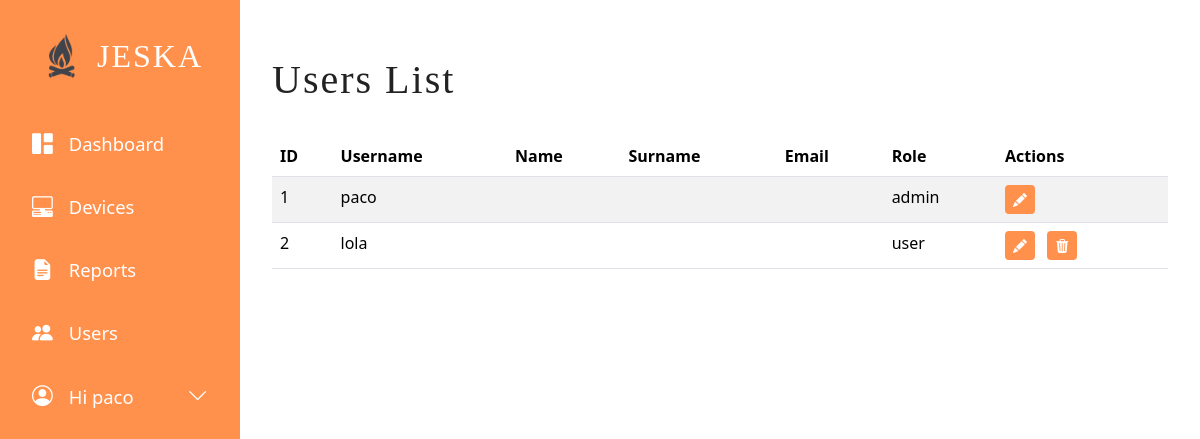
The app's page /auth/users (signed in) with its own data.
### tables this page shows
CREATE TABLE users (
  id INTEGER PRIMARY KEY AUTOINCREMENT,
  username VARCHAR NOT NULL UNIQUE,
  password VARCHAR NOT NULL,
  name VARCHAR,
  surname VARCHAR,
  email VARCHAR,
  role VARCHAR,
  created_at TIMESTAMP NOT NULL DEFAULT CURRENT_TIMESTAMP
);

### jeska/models/auth.py (the view)
@bp.route('/users')
@login_required
@admin_required
def list_users():
    db = get_db()
    users = db.execute('SELECT id, username, name, surname, email, role FROM users').fetchall()
    return render_template('auth/users.html', users=users)

### jeska/models/auth.py (called while the page is built)
@bp.before_app_request
def load_logged_in_user():
    user_id = session.get('user_id')
    if user_id is None:
        g.user = None
    else:
        g.user = get_db().execute(
            'SELECT * FROM users WHERE id = ?', (user_id,)
        ).fetchone()

def login_required(view):
    @functools.wraps(view)
    def wrapped_view(**kwargs):
        if g.user is None:
            return redirect(url_for('auth.login'))
        return view(**kwargs)
    return wrapped_view

def admin_required(view):
    @functools.wraps(view)
    def wrapped_view(**kwargs):
        if g.user is None or g.user['role'] != 'admin':
            flash('You do not have permission to access this page.')
            return redirect(url_for('index'))
        return view(**kwargs)
    return wrapped_view

### jeska/models/db.py (called while the page is built)
def get_db():
    if 'db' not in g:
        g.db = sqlite3.connect(
            current_app.config['DATABASE'],
            detect_types=sqlite3.PARSE_DECLTYPES
        )
        g.db.row_factory = sqlite3.Row
    return g.db

### jeska/templates/auth/users.html (shortened to what this page needs)
{% extends 'base.html' %}
{% block header %}
  <h1>{% block title %}Users List{% endblock %}</h1>
{% endblock %}
{% block content %}
  <div class="table-responsive">
    <table class="table table-striped table-hover">
      <thead>
        <tr>
          <th>ID</th>
          <th>Username</th>
          <th>Name</th>
          <th>Surname</th>
          <th>Email</th>
          <th>Role</th>
          <th>Actions</th>
        </tr>
      </thead>
      <tbody>
        {% for user in users %}
          <tr>
            <td>{{ user['id'] }}</td>
            <td>{{ user['username'] }}</td>
            <td>{{ user['name'] }}</td>
            <td>{{ user['surname'] }}</td>
            <td>{{ user['email'] }}</td>
            <td>{{ user['role'] }}</td>
            <td>
              <a href="{{ url_for('auth.edit_user', user_id=user['id']) }}" class="btn btn-primary btn-sm me-2" data-bs-toggle="tooltip" data-bs-title="Edit user"><i class="bi bi-pencil-fill"></i></a>
              {% if user['id'] != g.user['id'] %}
                <form action="{{ url_for('auth.delete_user', user_id=user['id']) }}" method="post" class="d-inline">
                  <button type="submit" class="btn btn-primary btn-sm me-2" data-bs-toggle="tooltip" data-bs-title="Delete" onclick="return confirm('Are you sure you want to delete this user?');"><i class="bi bi-trash3-fill"></i></button>
                </form>
              {% endif %}
            </td>
          </tr>
        {% endfor %}
      </tbody>
    </table>
  </div>
{% endblock %}

### jeska/templates/base.html (shortened to what this page needs)
<!DOCTYPE html>
<html lang="en">
<head>
    <link href="https://cdn.jsdelivr.net/npm/bootstrap@5.3.6/dist/css/bootstrap.min.css" rel="stylesheet">
    <link rel="stylesheet" href="https://cdn.jsdelivr.net/npm/bootstrap-icons@1.12.1/font/bootstrap-icons.min.css">
    <link href="https://cdn.datatables.net/v/bs5/jszip-3.10.1/dt-2.3.0/af-2.7.0/b-3.2.3/b-colvis-3.2.3/b-html5-3.2.3/b-print-3.2.3/cr-2.1.0/date-1.5.5/fc-5.0.4/fh-4.0.1/kt-2.12.1/r-3.0.4/rg-1.5.1/rr-1.5.0/sc-2.4.3/sb-1.8.2/sp-2.3.3/sl-3.0.0/sr-1.4.1/datatables.min.css" rel="stylesheet">
    <link rel="stylesheet" href="{{ url_for('static', filename='css/style.css') }}">
</head>
<body>
    <div class="sidebar">
        <div class="sidebar-logo">
            <img src="{{ url_for('static', filename='img/JESKA-4.png') }}" alt="Jeska Logo">
            <span class="sidebar-title">JESKA</span>
        </div>
        <ul class="sidebar-nav">
            <li><a href="{{ url_for('index') }}"><i class="bi bi-grid-1x2-fill"></i> Dashboard</a></li>
            <li><a href="{{ url_for('device.index') }}"><i class="bi bi-pc-display-horizontal"></i> Devices</a></li>
            <li><a href="{{ url_for('report.index') }}"><i class="bi bi-file-earmark-text-fill"></i> Reports</a></li>
            {% if g.user and g.user.role == 'admin' %}
              <li><a href="{{ url_for('auth.list_users') }}"><i class="bi bi-people-fill"></i> Users</a></li>
            {% endif %}
            <li class="nav-item">
                <a class="nav-link collapsed" href="#" data-bs-toggle="collapse" data-bs-target="#profileSubmenu" aria-expanded="false">
                    <i class="bi bi-person-circle"></i> Hi {{ g.user.username }} <i class="bi bi-chevron-down ms-auto"></i>
                </a>
            </li>
        </ul>
    </div>
    <div class="main-content">
        <header>
            {% block header %}{% endblock %}
        </header>
        {% block content %}{% endblock %}
    </div>
</body>
</html>

### jeska/static/css/style.css (style rules this page uses)
html { font-family: sans-serif; }
body { min-height: 100vh; background: #fff; }
h1 { font-family: 'American Captain', serif; color: #377ba8; margin: 1rem 0; }
a { color: #377ba8; }
.btn-primary, .btn-secondary, .profile-button, .feature-link, .profile-actions .action { background-color: #ff914d !important; border: none; color: #fff !important; transition: background-color 0.2s; }
.sidebar { position: fixed; top: 0; left: 0; width: 240px; height: 100vh; background: #ff914d; display: flex; flex-direction: column; align-items: center; padding-top: 32px; z-index: 1000; }
.sidebar .nav-link { display: flex; align-items: center; gap: 1rem; padding: 1rem 2rem; color: #fff; text-decoration: none; font-size: 1.15rem; font-weight: 500; transition: background 0.2s, color 0.2s; width: 100%; }
.sidebar .nav-link .ms-auto { transition: transform 0.2s; }
.sidebar-logo { display: flex; flex-direction: row; align-items: center; margin-bottom: 2rem; }
.sidebar-logo img { width: 48px; height: 48px; display: block; }
.sidebar-title { font-family: 'American Captain', serif; font-size: 2rem; color: #fff; letter-spacing: 2px; margin-left: 0.75rem; line-height: 48px; display: block; }
.sidebar-nav { list-style: none; padding: 0; width: 100%; }
.sidebar-nav li { width: 100%; }
.sidebar-nav a { display: flex; align-items: center; gap: 1rem; padding: 1rem 2rem; color: #fff; text-decoration: none; font-size: 1.15rem; font-weight: 500; transition: background 0.2s, color 0.2s; }
.sidebar-nav i { font-size: 1.3rem; }
.main-content { margin-left: 240px; padding: 2.5rem 2rem 2rem 2rem; min-height: 100vh; background: #fff; }
.main-content header h1 { font-family: 'American Captain', serif; font-size: 2.5rem; color: #222; letter-spacing: 2px; margin-bottom: 2rem; text-align: left; }

### records on screen
users: user.username "paco", id "1", username "paco", role "admin"
users: id "2", username "lola", role "user"
